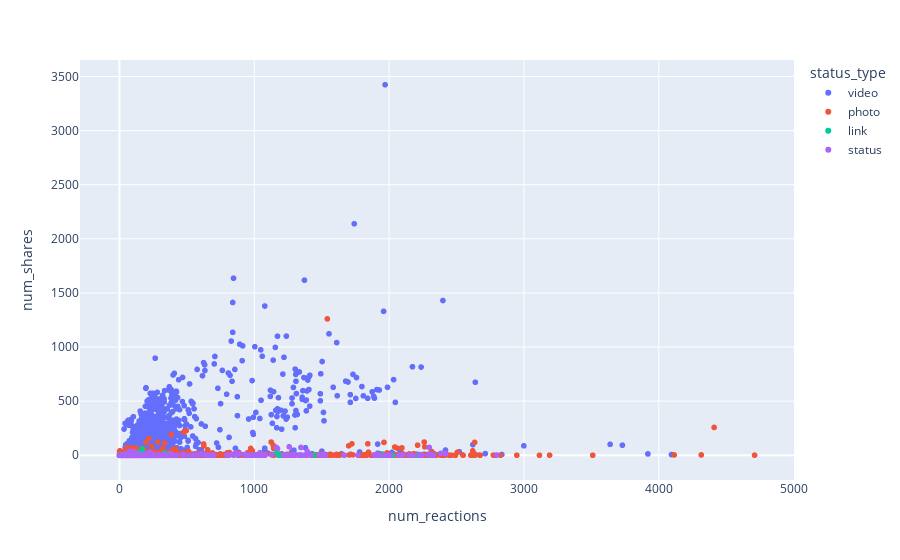

Notebook code cell kept with this figure:
### Code cell
fig = px.scatter(df, x="num_reactions", y="num_shares", color="status_type")
fig.show()

### Figure 1 — Plotly figure (JSON) as saved in the notebook; plotly's stock layout.template omitted (floating-point values rounded to 4 significant figures; data arrays with more than 128 entries replaced by an {"elided": "..."} marker saying what was removed)
{"data": [{"hovertemplate": "status_type=video<br>num_reactions=%{x}<br>num_shares=%{y}<extra></extra>", "legendgroup": "video", "marker": {"color": "#636efa", "symbol": "circle"}, "mode": "markers", "name": "video", "showlegend": true, "type": "scattergl", "x": {"elided": "2333 int values"}, "xaxis": "x", "y": {"elided": "2333 int values"}, "yaxis": "y"}, {"hovertemplate": "status_type=photo<br>num_reactions=%{x}<br>num_shares=%{y}<extra></extra>", "legendgroup": "photo", "marker": {"color": "#EF553B", "symbol": "circle"}, "mode": "markers", "name": "photo", "showlegend": true, "type": "scattergl", "x": {"elided": "4244 int values"}, "xaxis": "x", "y": {"elided": "4244 int values"}, "yaxis": "y"}, {"hovertemplate": "status_type=link<br>num_reactions=%{x}<br>num_shares=%{y}<extra></extra>", "legendgroup": "link", "marker": {"color": "#00cc96", "symbol": "circle"}, "mode": "markers", "name": "link", "showlegend": true, "type": "scattergl", "x": [16, 15, 33, 46, 169, 237, 46, 33, 63, 27, 48, 44, 43, 59, 51, 59, 40, 6, 1933, 2214, 1940, 1931, 2026, 1169, 1010, 1032, 1132, 1182, 1212, 1342, 1444, 1182, 37, 52, 165, 76, 30, 144, 95, 10, 10, 334, 57, 50, 20, 53, 120, 93, 21, 3, 8, 6, 12, 12, 4, 8, 9, 9, 6, 8, 1, 16, 66], "xaxis": "x", "y": [0, 0, 1, 1, 57, 0, 1, 4, 1, 0, 4, 0, 1, 5, 0, 0, 0, 0, 0, 0, 12, 0, 1, 26, 4, 0, 8, 0, 1, 0, 1, 0, 0, 1, 52, 6, 0, 16, 9, 0, 7, 20, 10, 3, 3, 10, 0, 0, 0, 0, 1, 2, 0, 7, 0, 0, 0, 0, 0, 0, 0, 0, 2], "yaxis": "y"}, {"hovertemplate": "status_type=status<br>num_reactions=%{x}<br>num_shares=%{y}<extra></extra>", "legendgroup": "status", "marker": {"color": "#ab63fa", "symbol": "circle"}, "mode": "markers", "name": "status", "showlegend": true, "type": "scattergl", "x": {"elided": "359 int values"}, "xaxis": "x", "y": {"elided": "359 int values"}, "yaxis": "y"}], "layout": {"legend": {"title": {"text": "status_type"}, "tracegroupgap": 0}, "margin": {"t": 60}, "xaxis": {"anchor": "y", "domain": [0, 1], "title": {"text": "num_reactions"}}, "yaxis": {"anchor": "x", "domain": [0, 1], "title": {"text": "num_shares"}}}}
